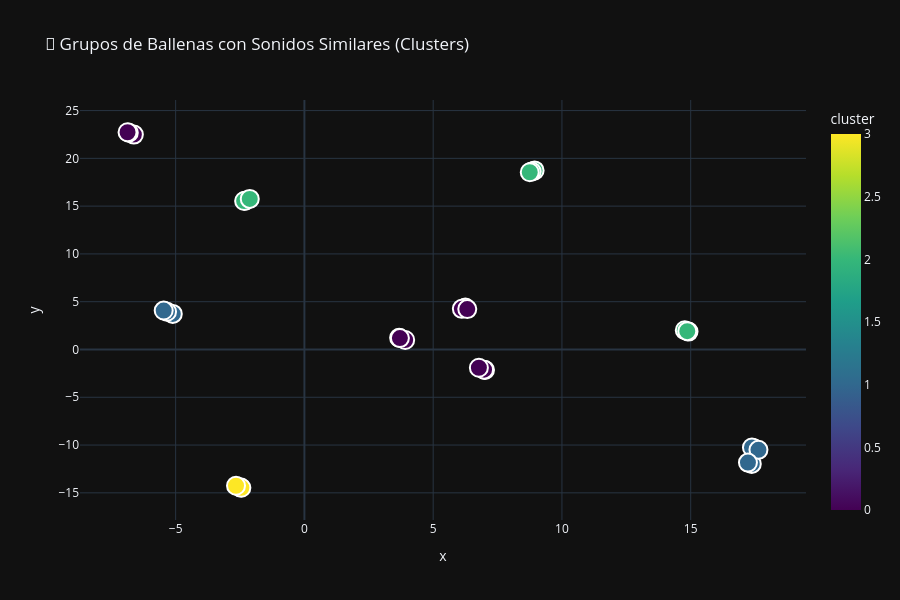

Source (notebook cell):
### Markdown cell above
**Paso 8.5: Análisis de Clusters y Comunicación**

Agrupa las ballenas en clusters automáticos (ballenas cercanas = sonidos similares) y crea una matriz de comunicación mostrando qué especies pueden potencialmente comunicarse con otras basado en la similaridad de sus características acústicas.

### Code cell
from sklearn.cluster import KMeans
from sklearn.metrics.pairwise import cosine_similarity
import seaborn as sns

# ================== GRÁFICA 1: CLUSTERING POR GRUPOS ==================
print("🔍 Analizando clusters de ballenas con sonidos similares...\n")

# 1. Aplicar K-Means para agrupar ballenas
n_clusters = 4  # Grupos de ballenas con sonidos similares
kmeans = KMeans(n_clusters=n_clusters, random_state=42, n_init=10)
df_final['cluster'] = kmeans.fit_predict(df_final[[i for i in range(13)]])

# 2. Gráfica interactiva con clusters
fig_clusters = px.scatter(
    df_final, 
    x='x', 
    y='y', 
    color='cluster',
    hover_data=['species', 'cluster'],
    title='🐋 Grupos de Ballenas con Sonidos Similares (Clusters)',
    template='plotly_dark',
    width=900, 
    height=600,
    color_continuous_scale='Viridis'
)

fig_clusters.update_traces(marker=dict(size=18, line=dict(width=2, color='white')))
fig_clusters.show()

# Mostrar composición de cada cluster
print("📊 Composición de Clusters:")
for cluster_id in range(n_clusters):
    species_in_cluster = df_final[df_final['cluster'] == cluster_id]['species'].unique()
    count = len(df_final[df_final['cluster'] == cluster_id])
    print(f"  Cluster {cluster_id}: {count} ballenas - {', '.join(species_in_cluster)}")

print("\n" + "="*70 + "\n")

# ================== GRÁFICA 2: RED DE COMUNICACIÓN ==================
print("🎙️  Calculando matriz de comunicación entre especies...\n")

# 1. Calcular similitud de características MFCC
features_data = df_final[[i for i in range(13)]].values
similarity_matrix = cosine_similarity(features_data)

# 2. Crear matriz de comunicación (especie a especie)
species_unique = df_final['species'].unique()
species_communication = {}

for i, sp1 in enumerate(species_unique):
    species_communication[sp1] = {}
    for j, sp2 in enumerate(species_unique):
        indices_sp1 = df_final[df_final['species'] == sp1].index
        indices_sp2 = df_final[df_final['species'] == sp2].index
        
        # Similitud promedio entre esta pareja de especies
        avg_similarity = similarity_matrix[np.ix_(indices_sp1, indices_sp2)].mean()
        species_communication[sp1][sp2] = avg_similarity

# Convertir a matriz para visualizar
comm_matrix = pd.DataFrame(species_communication).T

# 3. Gráfica de calor (heatmap) - Matriz de Comunicación
fig, ax = plt.subplots(figsize=(14, 10))
sns.heatmap(comm_matrix, annot=True, fmt='.2f', cmap='RdYlGn', cbar_kws={'label': 'Similaridad Acústica'}, 
            linewidths=0.5, ax=ax, vmin=0, vmax=1)
ax.set_title('🎙️  MATRIZ DE COMUNICACIÓN: ¿Qué Ballenas Pueden Comunicarse?\n' + 
             '(Verde = Sonidos muy similares | Rojo = Sonidos diferentes)', 
             fontsize=16, fontweight='bold', pad=20)
ax.set_xlabel('Especie Receptora', fontsize=12, fontweight='bold')
ax.set_ylabel('Especie Emisora', fontsize=12, fontweight='bold')
plt.xticks(rotation=45, ha='right')
plt.yticks(rotation=0)
plt.tight_layout()
plt.show()

# 4. Identificar pares comunicativos (similitud > 0.75)
print("🔗 PARES DE BALLENAS QUE PUEDEN COMUNICARSE (Similitud > 0.75):\n")
communication_pairs = []
for i, sp1 in enumerate(species_unique):
    for j, sp2 in enumerate(species_unique):
        if i < j:  # Evitar duplicados
            similarity = species_communication[sp1][sp2]
            if similarity > 0.75:
                communication_pairs.append((sp1, sp2, similarity))
                print(f"  ✓ {sp1:<45} ↔ {sp2:<45} (Similitud: {similarity:.2%})")

if not communication_pairs:
    print("  ⚠️  No hay pares con similitud > 75%")

# 5. Gráfica de red de comunicación (grafo)
import networkx as nx

fig, ax = plt.subplots(figsize=(14, 10))
G = nx.Graph()

# Agregar nodos (especies)
for species in species_unique:
    G.add_node(species)

# Agregar aristas (conexiones de comunicación) si similitud > 0.70
for i, sp1 in enumerate(species_unique):
    for j, sp2 in enumerate(species_unique):
        if i < j:
            similarity = species_communication[sp1][sp2]
            if similarity > 0.70:
                G.add_edge(sp1, sp2, weight=similarity)

# Usar spring layout para posicionar nodos
pos = nx.spring_layout(G, k=2, iterations=50, seed=42)

# Dibujar
nx.draw_networkx_nodes(G, pos, node_color='lightblue', node_size=3000, ax=ax)
nx.draw_networkx_labels(G, pos, font_size=8, font_weight='bold', ax=ax)

# Dibujar aristas con grosor según similitud
edges = G.edges()
weights = [G[u][v]['weight'] for u, v in edges]

nx.draw_networkx_edges(G, pos, width=[w*5 for w in weights], alpha=0.6, ax=ax, edge_color='green')

ax.set_title('🌐 RED DE COMUNICACIÓN ENTRE CETÁCEOS\n' + 
             '(Grosor de línea = Similitud acústica | Similitud > 0.70)', 
             fontsize=16, fontweight='bold', pad=20)
ax.axis('off')
plt.tight_layout()
plt.show()

print("\n✨ Análisis de comunicación completado!")

### Figure 1 — Plotly figure (JSON) as saved in the notebook; plotly's stock layout.template omitted (floating-point values rounded to 4 significant figures)
{"data": [{"customdata": [["blue-whale-balaenoptera-musculus", 0], ["fin-whale-balaenoptera physalus", 0], ["humpback-whale-megaptera-novaeangliae", 0], ["killer-whale-orcinus-orca", 1], ["minke-whale-balaenoptera-acutorostrata", 2], ["north-atlantic-right-whale-eubalaena-glacialis-1", 2], ["north-atlantic-right-whale-eubalaena-glacialis-2", 2], ["northern-bottlenose-whale-hyperoodon-ampullatus", 1], ["pilot-whale-globicephala-spp", 3], ["sei-whale-balaenoptera-borealis", 0], ["sperm-whale-physeter-macrocephalus", 1], ["blue-whale-balaenoptera-musculus", 0], ["fin-whale-balaenoptera physalus", 0], ["humpback-whale-megaptera-novaeangliae", 0], ["killer-whale-orcinus-orca", 1], ["minke-whale-balaenoptera-acutorostrata", 2], ["north-atlantic-right-whale-eubalaena-glacialis-1", 2], ["north-atlantic-right-whale-eubalaena-glacialis-2", 2], ["northern-bottlenose-whale-hyperoodon-ampullatus", 1], ["pilot-whale-globicephala-spp", 3], ["sei-whale-balaenoptera-borealis", 0], ["sperm-whale-physeter-macrocephalus", 1], ["blue-whale-balaenoptera-musculus", 0], ["fin-whale-balaenoptera physalus", 0], ["humpback-whale-megaptera-novaeangliae", 0], ["killer-whale-orcinus-orca", 1], ["minke-whale-balaenoptera-acutorostrata", 2], ["north-atlantic-right-whale-eubalaena-glacialis-1", 2], ["north-atlantic-right-whale-eubalaena-glacialis-2", 2], ["northern-bottlenose-whale-hyperoodon-ampullatus", 1], ["pilot-whale-globicephala-spp", 3], ["sei-whale-balaenoptera-borealis", 0], ["sperm-whale-physeter-macrocephalus", 1]], "hovertemplate": "x=%{x}<br>y=%{y}<br>species=%{customdata[0]}<br>cluster=%{marker.color}<extra></extra>", "legendgroup": "", "marker": {"color": [0, 0, 0, 1, 2, 2, 2, 1, 3, 0, 1, 0, 0, 0, 1, 2, 2, 2, 1, 3, 0, 1, 0, 0, 0, 1, 2, 2, 2, 1, 3, 0, 1], "coloraxis": "coloraxis", "line": {"color": "white", "width": 2}, "size": 18, "symbol": "circle"}, "mode": "markers", "name": "", "orientation": "v", "showlegend": false, "type": "scatter", "x": [3.678, 7.012, -6.623, 17.46, 8.939, 14.92, -2.279, 17.3, -2.49, 6.249, -5.111, 3.913, 6.975, -6.82, 17.38, 8.827, 14.77, -2.341, 17.37, -2.448, 6.113, -5.335, 3.708, 6.775, -6.868, 17.63, 8.75, 14.87, -2.123, 17.22, -2.656, 6.324, -5.464], "xaxis": "x", "y": [1.23, -2.148, 22.49, -10.34, 18.74, 1.873, 15.6, -11.9, -14.42, 4.398, 3.722, 0.9905, -2.111, 22.68, -10.25, 18.63, 2.019, 15.54, -11.97, -14.47, 4.25, 3.945, 1.195, -1.911, 22.73, -10.5, 18.55, 1.922, 15.76, -11.83, -14.26, 4.226, 4.075], "yaxis": "y"}], "layout": {"coloraxis": {"colorbar": {"title": {"text": "cluster"}}, "colorscale": [[0, "#440154"], [0.1111, "#482878"], [0.2222, "#3e4989"], [0.3333, "#31688e"], [0.4444, "#26828e"], [0.5556, "#1f9e89"], [0.6667, "#35b779"], [0.7778, "#6ece58"], [0.8889, "#b5de2b"], [1, "#fde725"]]}, "height": 600, "legend": {"tracegroupgap": 0}, "title": {"text": "🐋 Grupos de Ballenas con Sonidos Similares (Clusters)"}, "width": 900, "xaxis": {"anchor": "y", "domain": [0, 1], "title": {"text": "x"}}, "yaxis": {"anchor": "x", "domain": [0, 1], "title": {"text": "y"}}}}
